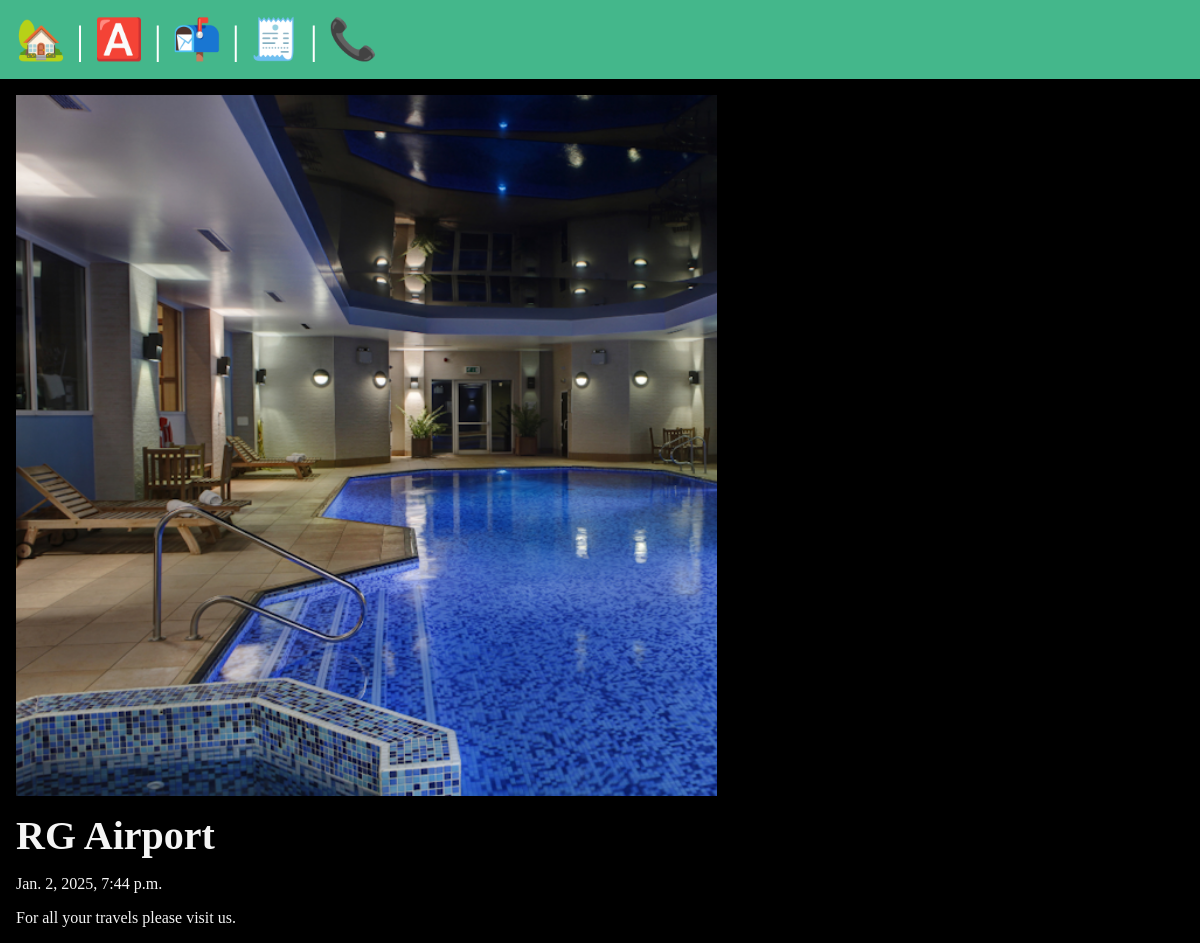
Page /posts/rg-airport on the committed database.
### posts/models.py (models this page shows, shortened)
class Post(models.Model):
    title = models.CharField(max_length=100)
    body = models.TextField()
    slug = models.SlugField()
    banner = models.ImageField(default='fallback.png', blank=True)
    date = models.DateTimeField(auto_now_add=True)

### posts/views.py (the view)
# urls.py: path('<slug:slug>', views.post_page, name='page'),
def post_page(request, slug):
    post = get_object_or_404(Post, slug=slug)
    comments = post.comments.all()
    if request.method == 'POST':
        form = CommentForm(request.POST)
        if form.is_valid():
            comment = form.save(commit=False)
            comment.post = post
            comment.save()
            return redirect('posts:page', slug=post.slug)
    else:
        form = CommentForm()
    context = {
        'post': post,
        'comments': comments,
        'form': form,
    }
    return render(request, 'posts/post_page.html', context)

### Stars/Stars/posts/templates/posts/post_page.html (shortened to what this page needs)
{% extends 'layout.html' %}
{% block content %}
    <section>
        <img class="banner"
        src="{{post.banner.url}}"
        alt="{{post.title}}">
        <h1>{{ post.title }}</h1>
        <p>{{ post.date }}</p>
        <p>{{ post.body }}</p>
    </section>
{% endblock content %}

### static/css/style.css (style rules this page uses)
* { margin: 0; padding: 0; box-sizing: border-box; }
body { min-height: 100vh; background-color: black; color: whitesmoke; font-size: 3rem; }
section { display: flex; flex-flow: column; gap: 1rem; }
h1, h2 { font-size: 2.5rem; }
p { font-size: 1rem; }
.banner { display: block; width: 60%; max-width: 60%; }

### rows in the picture
Post: banner (picture), title "RG Airport", date "Jan. 2, 2025, 7:44 p.m.", body "For all your travels please visit us."
